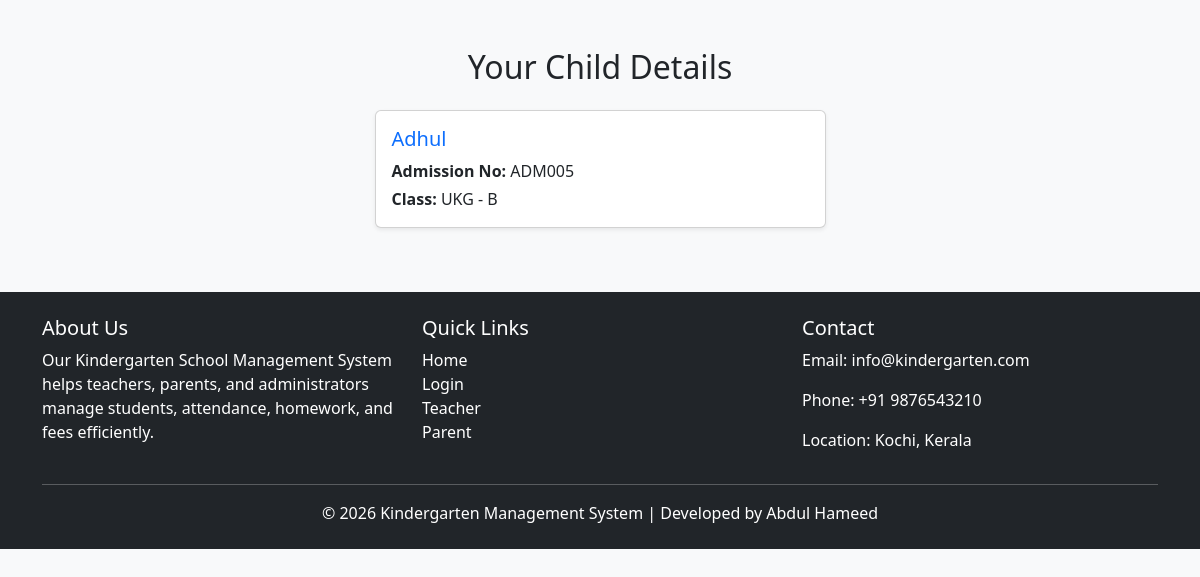
Before: /parent/child/ (signed in) with the older database file.
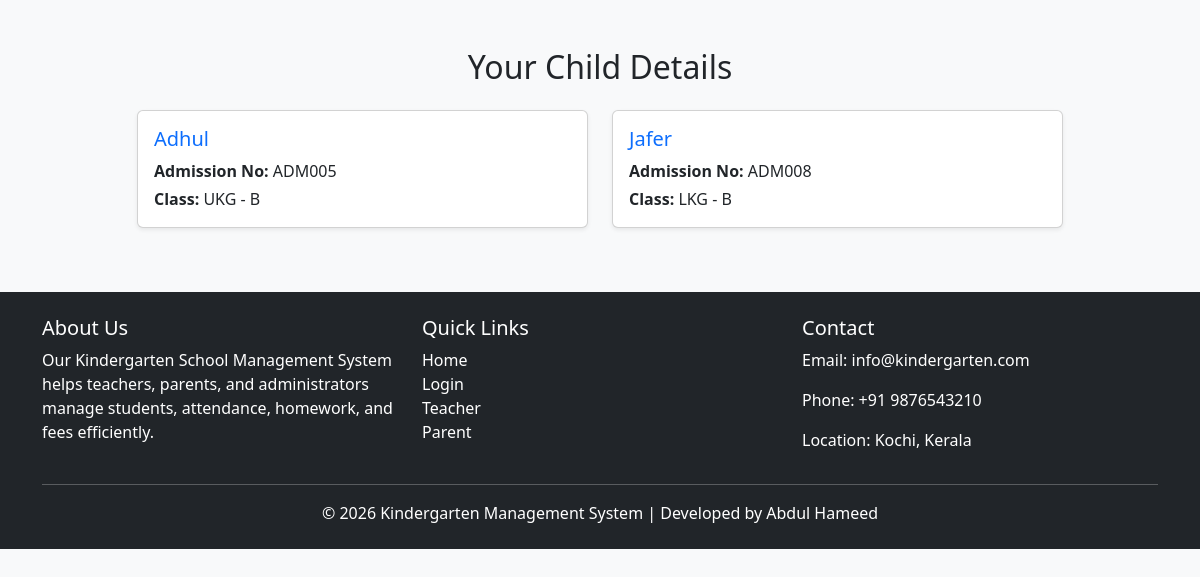
After: the same page with the newer database file.
### MUN_APP/models.py (models this page shows, shortened)
class Student(models.Model):
    full_name = models.CharField(max_length=200)
    dob = models.DateField()
    admission_no = models.CharField(max_length=100, unique=True)
    parent = models.ForeignKey(
        userRegistration,
        on_delete=models.CASCADE,
        limit_choices_to={'role': 'parent'}
    )
    class_section = models.ForeignKey(ClassSection, on_delete=models.SET_NULL, null=True)
    address = models.TextField(blank=True, null=True)

class ClassSection(models.Model):
    class_name = models.CharField(max_length=100)  # LKG, UKG
    section = models.CharField(max_length=10, blank=True, null=True)  # A, B, C
    def __str__(self):
        return f"{self.class_name} - {self.section}"

### MUN_APP/views.py (the view)
# urls.py: path("parent/child/", views.parentChildDetails, name="parent_child"),
def parentChildDetails(request):
    parent_id = request.session.get('user_id')
    child = Student.objects.filter(parent_id=parent_id)
    return render(request, "parent/child_details.html", {"child": child})

### MUN_APP/templates/parent/child_details.html (shortened to what this page needs)
<!DOCTYPE html>
<html>
<head>
    <link href="https://cdn.jsdelivr.net/npm/bootstrap@5.3.2/dist/css/bootstrap.min.css" rel="stylesheet">
</head>
<body class="bg-light">
<div class="container mt-5">
    <div class="text-center mb-4">
        <h2>Your Child Details</h2>
    </div>
    <div class="row justify-content-center">
        {% for c in child %}
        <div class="col-md-5 mb-3">
            <div class="card shadow-sm">
                <div class="card-body">
                    <h5 class="card-title text-primary">
                        {{ c.full_name }}
                    </h5>
                    <p class="mb-1">
                        <strong>Admission No:</strong> {{ c.admission_no }}
                    </p>
                    <p class="mb-0">
                        <strong>Class:</strong> {{ c.class_section }}
                    </p>
                </div>
            </div>
        </div>
        {% endfor %}
    </div>
</div>
{% include "footer.html" %}
</body>
</html>

Changed rows visible on the page:
added Student: full_name "Jafer", admission_no "ADM008", class_section "LKG - B"
